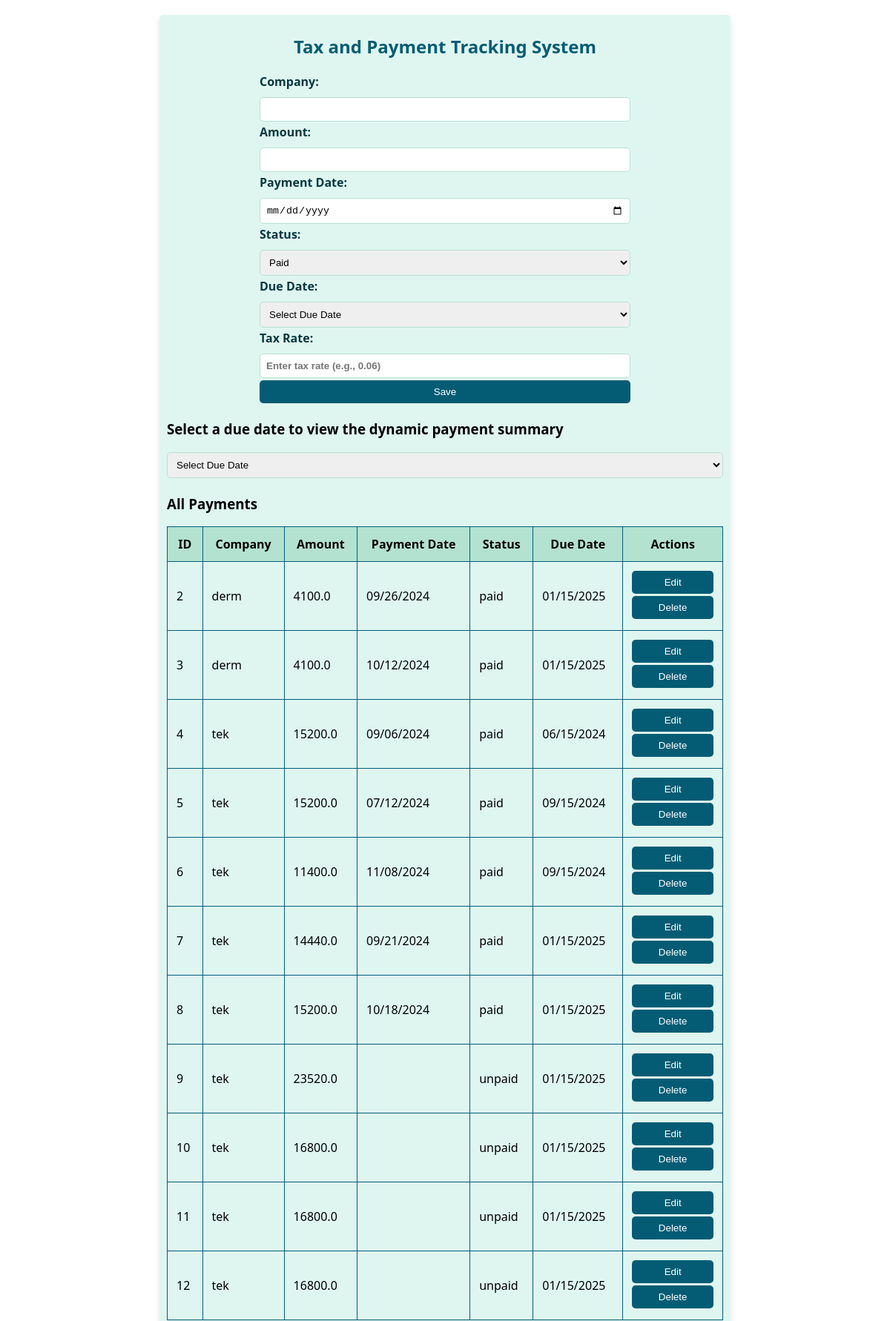
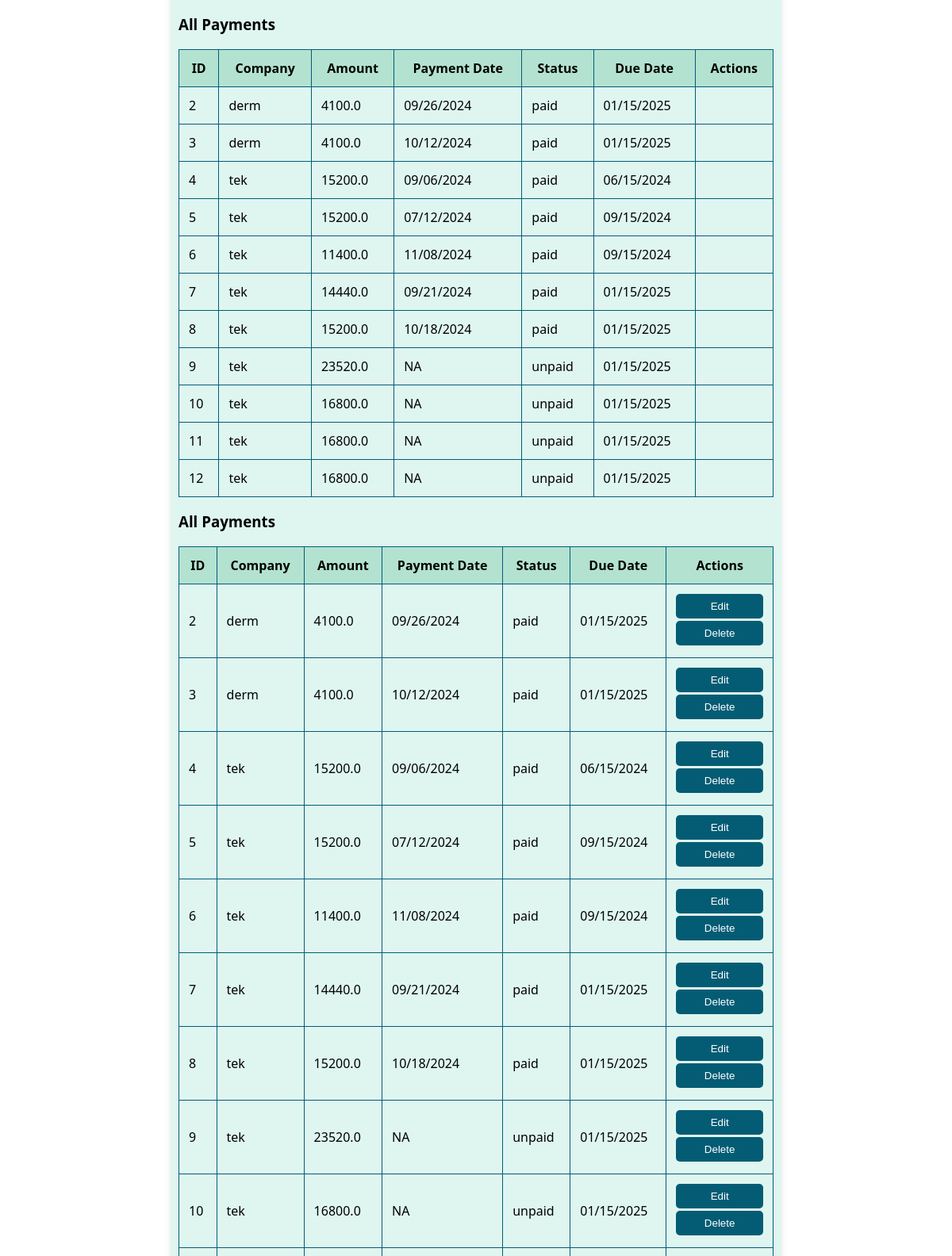
The page / (upper part) on the database its author committed (2 pictures, top to bottom).
### tables this page shows
CREATE TABLE payments
                 (id INTEGER PRIMARY KEY AUTOINCREMENT,
                  company TEXT,
                  amount REAL,
                  payment_date TEXT,
                  status TEXT,
                  due_date TEXT,
                  tax_rate REAL);

### nikita.py (the view)
@app.route('/')
def index():
    conn = sqlite3.connect(DATABASE)
    c = conn.cursor()
    current_year = datetime.datetime.now().year
    next_year = current_year + 1
    due_dates = [
        f"04/15/{current_year}",
        f"06/15/{current_year}",
        f"09/15/{current_year}",
        f"01/15/{next_year}"
    ]
    c.execute('''SELECT * FROM payments''')
    records = c.fetchall()
    return render_template('index.html',due_dates=due_dates,records=records)

### nikita.py (called while the page is built)
@app.template_filter('format_date')
def format_date(value):
    if value:
        return datetime.datetime.strptime(value, '%Y-%m-%d').strftime('%m/%d/%Y')
    return ''

### templates/index.html (shortened to what this page needs)
<!DOCTYPE html>
<html lang="en">
<head>
    <link rel="stylesheet" href="/static/style.css">
</head>
<body>
    <div class="container">
        <h1>Tax and Payment Tracking System</h1>
        <form id="taxForm" action="/submit" method="POST">
            <label for="company">Company:</label>
            <input type="text" id="company" name="company" required><br>
            <label for="amount">Amount:</label>
            <input type="number" id="amount" name="amount" step="0.01" required><br>
            <label for="paymentDate">Payment Date:</label>
            <input type="date" id="paymentDate" name="paymentDate"><br>
            <label for="status">Status:</label>
            <select id="status" name="status" required>
                <option value="paid">Paid</option>
            </select><br>
            <label for="dueDate">Due Date:</label>
            <select id="duDate" name="dueDate" required>
                <option value="">Select Due Date</option>
            </select><br>
            <label for="taxRate">Tax Rate:</label>
            <input type="number" id="taxRate" name="taxRate" step="0.01" placeholder="Enter tax rate (e.g., 0.06)" required><br>
            <button type="submit">Save</button>
        </form>
        <h3>Select a due date to view the dynamic payment summary</h3>
        <select id="dueDate" name="dueDate" required>
            <option value="">Select Due Date</option>
        </select><br>
        <div id="summary">  <div class="mt-4">
            <h3>All Payments</h3>
            <table class="table table-striped">
                <thead>
                    <tr>
                        <th>ID</th>
                        <th>Company</th>
                        <th>Amount</th>
                        <th>Payment Date</th>
                        <th>Status</th>
                        <th>Due Date</th>
                        <th>Actions</th>
                    </tr>
                </thead>
                <tbody>
                    {% for records in records %}
                    <tr>
                        <td>{{ records[0] }}</td>
                    <td>{{ records[1] }}</td>
                    <td>{{ records[2] }}</td>
                    <td>{{ records[3]|format_date }}</td>
                    <td>{{ records[4] }}</td>
                    <td>{{ records[5] }}</td>
                    <td>                    <button onclick="openEditPopup('{{ records[0] }}', '{{ records[1] }}', '{{ records[2] }}', '{{ records[3] }}', '{{ records[4] }}', '{{ records[5] }}', '{{ records[6] }}')">Edit</button>
                        <button onclick="deleteRecord('{{ records[0] }}')">Delete</button></td>
                    </tr>
                    {% endfor %}
                </tbody>
            </table>
        </div>
           <div class="mt-4">
        <h3>All Payments</h3>
        <table class="table table-striped">
            <thead>
                <tr>
                    <th>ID</th>
                    <th>Company</th>
                    <th>Amount</th>
                    <th>Payment Date</th>
                    <th>Status</th>
                    <th>Due Date</th>
                    <th>Actions</th>
                </tr>
            </thead>
            <tbody>
                {% for records in records %}
                <tr>
                    <td>{{ records[0] }}</td>
                <td>{{ records[1] }}</td>
                <td>{{ records[2] }}</td>
                <td>{% if records[3] %}{{ records[3]|format_date }}{% else %}NA{% endif %}</td>
                <td>{{ records[4] }}</td>
                <td>{{ records[5] }}</td>
                <td>
                    </td>
                </tr>
                {% endfor %}
            </tbody>
        </table>
    </div>
    </div>
    <div class="mt-4">
        <h3>All Payments</h3>
        <table class="table table-striped">
            <thead>
                <tr>
                    <th>ID</th>
                    <th>Company</th>
                    <th>Amount</th>
                    <th>Payment Date</th>
                    <th>Status</th>
                    <th>Due Date</th>
                    <th>Actions</th>
                </tr>
            </thead>
            <tbody>
                {% for records in records %}
                <tr>
                    <td>{{ records[0] }}</td>
                <td>{{ records[1] }}</td>
                <td>{{ records[2] }}</td>
                <td>{% if records[3] %}{{ records[3]|format_date }}{% else %}NA{% endif %}</td>
                <td>{{ records[4] }}</td>
                <td>{{ records[5] }}</td>
                <td>       <button onclick="openEditPopup('{{ records[0] }}', '{{ records[1] }}', '{{ records[2] }}', '{{ records[3] }}', '{{ records[4] }}', '{{ records[5] }}', '{{ records[6] }}')">Edit</button>
                    <button onclick="deleteRecord('{{ records[0] }}')">Delete</button>
                </td>
                </tr>
                {% endfor %}
            </tbody>
        </table>
    </div>
    </div>
</body>
</html>

### static/style.css (style rules this page uses)
body { font-family: 'Segoe UI', Tahoma, Geneva, Verdana, sans-serif; }
.container { max-width: 750px; margin: 20px auto; padding: 10px; background-color: #dff6f0; border-radius: 5px; box-shadow: 0 4px 8px rgba(0, 0, 0, 0.1); }
h1 { text-align: center; margin-bottom: 20px; color: #045c74; font-size: 24px; }
form { max-width: 500px; margin: 0 auto; }
label { display: block; margin-bottom: 10px; color: #033940; font-weight: bold; }
input[type="text"], input[type="number"], input[type="date"], select, button { width: 100%; padding: 8px; margin-bottom: 3px; border-radius: 5px; border: 1px solid #b3e2d0; box-sizing: border-box; }
input::placeholder { font-weight: bold; }
button { background-color: #045c74; color: #fff; border: none; cursor: pointer; transition: background-color 0.3s ease; }
table { width: 100%; border-collapse: collapse; margin-top: 10px; }
th, td { border: 1px solid #005c7c; padding: 12px; }
th { background-color: #b3e2d0; font-weight: bold; }

### rows shown on the page
payments: id "2", company "derm", amount "4100.0", payment_date "09/26/2024", status "paid", due_date "01/15/2025"
payments: id "3", company "derm", amount "4100.0", payment_date "10/12/2024", status "paid", due_date "01/15/2025"
payments: id "4", company "tek", amount "15200.0", payment_date "09/06/2024", status "paid", due_date "06/15/2024"
payments: id "5", company "tek", amount "15200.0", payment_date "07/12/2024", status "paid", due_date "09/15/2024"
payments: id "6", company "tek", amount "11400.0", payment_date "11/08/2024", status "paid", due_date "09/15/2024"
payments: id "7", company "tek", amount "14440.0", payment_date "09/21/2024", status "paid", due_date "01/15/2025"
payments: id "8", company "tek", amount "15200.0", payment_date "10/18/2024", status "paid", due_date "01/15/2025"
payments: id "9", company "tek", amount "23520.0", status "unpaid", due_date "01/15/2025", payment_date "NA"
payments: id "10", company "tek", amount "16800.0", status "unpaid", due_date "01/15/2025", payment_date "NA"
payments: id "11", company "tek", amount "16800.0", status "unpaid", due_date "01/15/2025", payment_date "NA"
payments: id "12", company "tek", amount "16800.0", status "unpaid", due_date "01/15/2025", payment_date "NA"
